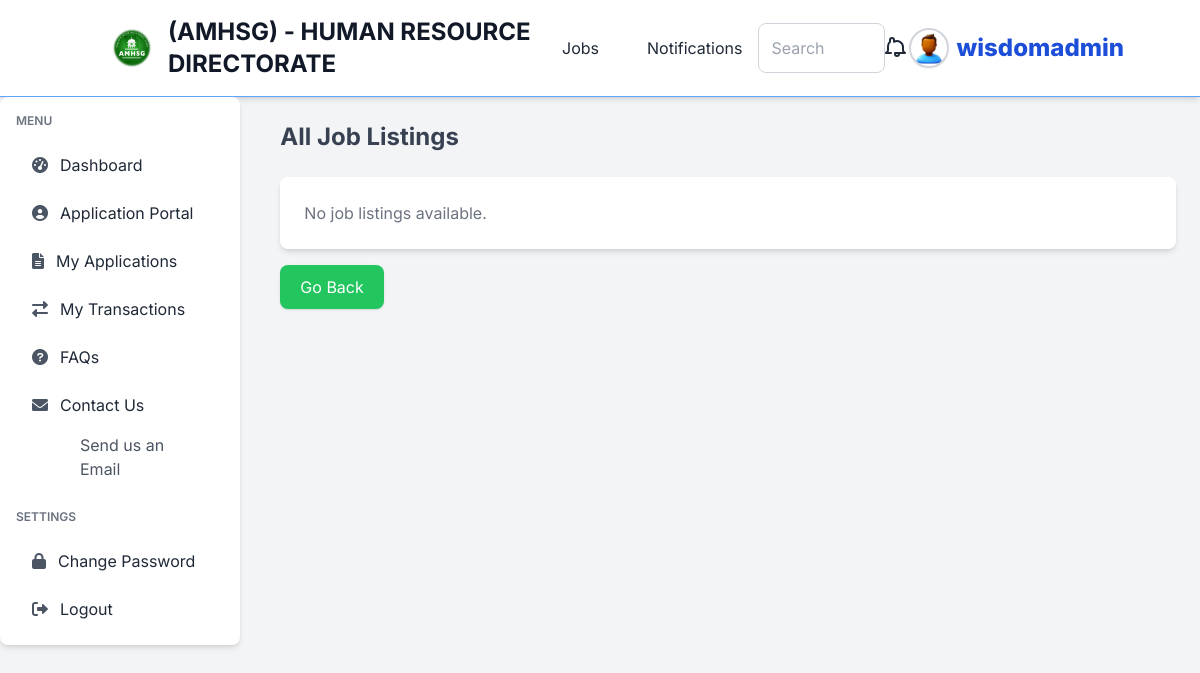
/jobs/ (signed in), run on an earlier commit of the app's database.
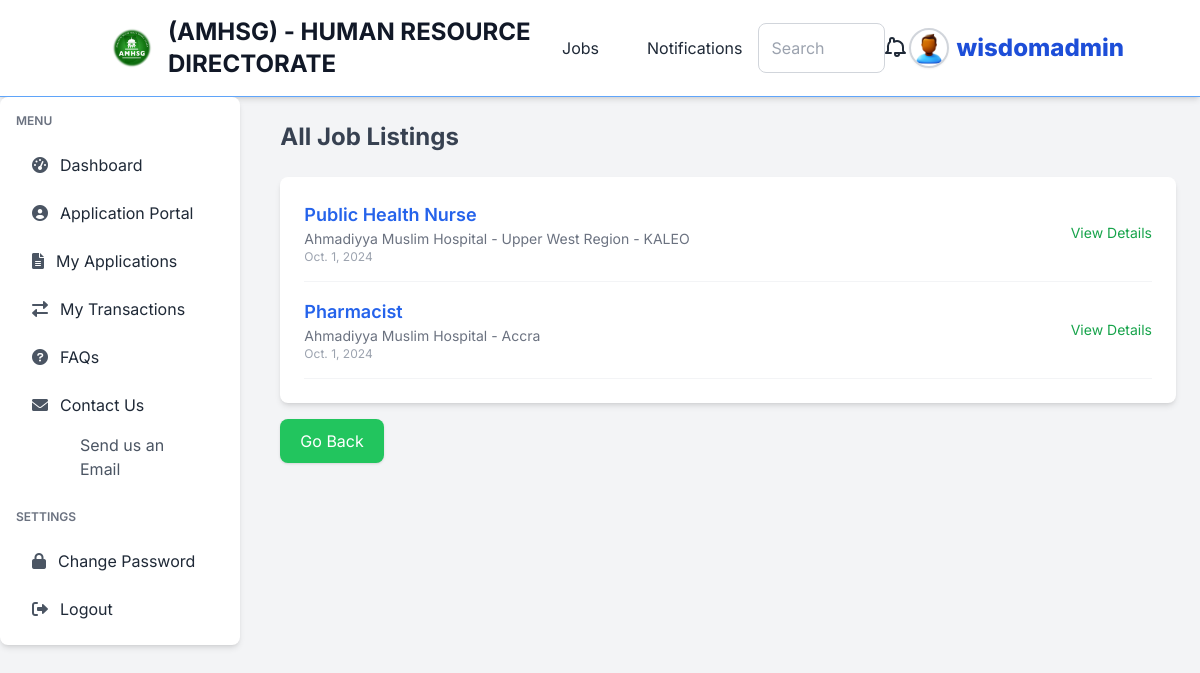
And on a later commit of the database.
### jobs/models.py (models this page shows, shortened)
class Job(models.Model):
    title = models.CharField(max_length=255, default="none")
    company = models.CharField(max_length=255, default="none")  # Name of the company offering the job
    location = models.CharField(max_length=255, default="none")
    description = models.TextField()
    responsibilities = models.TextField(help_text="List of job responsibilities", default="none")  # New field for responsibilities
    requirements = models.TextField(help_text="List of job requirements", default="none")  # New field for requirements
    salary = models.CharField(max_length=100, blank=True, null=True, help_text="Salary range or amount")  # Optional salary field
    posted_date = models.DateField(auto_now_add=True, blank=True, null=True)
    application_deadline = models.DateField(null=True, blank=True, help_text="Deadline to apply for the job")  # New field for application deadline
    class Meta:
        ordering = ['-posted_date']  # Orders job listings by the most recent first

### jobs/views.py (the view)
# urls.py: path('jobs/', views.job_list, name='job-list'),
@login_required(login_url="authentication:my-login")
def job_list(request):
    jobs = Job.objects.all().order_by('-posted_date')
    context = {
        'jobs': jobs,
    }
    return render(request, 'jobs/index.html', context)

### templates/jobs/index.html
{% extends 'authentication/dash-base.html' %} {% block content %}
 <section>
  <h2 class="text-2xl font-bold text-gray-700 mb-6">All Job Listings</h2>
  <div class="bg-white p-6 rounded-lg shadow-md">
    <ul class="space-y-4">
      {% for job in jobs %}
      <li class="flex justify-between items-center border-b border-gray-100 pb-4">
        <div>
          <a href="{% url 'job-detail' job.id %}" class="text-lg font-semibold text-blue-600 hover:text-blue-700 transition-colors">
            {{ job.title }}
          </a>
          <p class="text-gray-500 text-sm">{{ job.company }} - {{ job.location }}</p>
          <p class="text-gray-400 text-xs">{{ job.posted_date }}</p>
        </div>
        <a href="{% url 'job-detail' job.id %}" class="text-sm text-green-600 hover:text-green-700 transition-colors">
          View Details
        </a>
      </li>
      {% empty %}
      <li class="text-gray-500">No job listings available.</li>
      {% endfor %}
    </ul>
  </div>
  <a href="{% url 'dashboard' %}" class="mt-4 inline-block bg-green-500 text-white hover:bg-green-600 px-5 py-2.5 rounded-lg shadow transition-all">
    Go Back
  </a>
</section>
{% endblock %}

What changed in the data, as far as the page shows it:
added Job: title "Public Health Nurse", company "Ahmadiyya Muslim Hospital", location "Upper West Region - KALEO", posted_date "Oct. 1, 2024"
added Job: title "Pharmacist", company "Ahmadiyya Muslim Hospital", location "Accra", posted_date "Oct. 1, 2024"
Also different on the page:
text no longer shown: "No job listings available."
